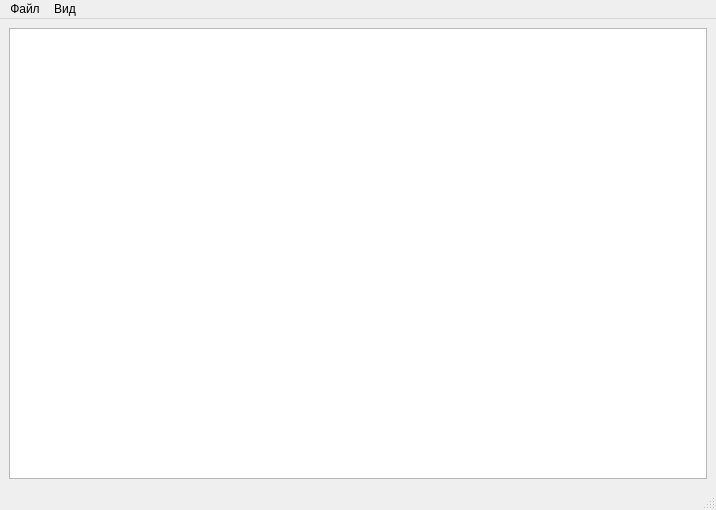
<?xml version="1.0" encoding="UTF-8"?>
<ui version="4.0">
 <class>MainWindow</class>
 <widget class="QMainWindow" name="MainWindow">
  <property name="geometry">
   <rect>
    <x>0</x>
    <y>0</y>
    <width>716</width>
    <height>510</height>
   </rect>
  </property>
  <property name="windowTitle">
   <string>Безымянный - Блокнот</string>
  </property>
  <widget class="QWidget" name="centralwidget">
   <property name="enabled">
    <bool>true</bool>
   </property>
   <property name="sizePolicy">
    <sizepolicy hsizetype="Expanding" vsizetype="Expanding">
     <horstretch>0</horstretch>
     <verstretch>0</verstretch>
    </sizepolicy>
   </property>
   <layout class="QGridLayout" name="gridLayout">
    <item row="0" column="0">
     <widget class="QTextEdit" name="textEdit">
      <property name="sizePolicy">
       <sizepolicy hsizetype="Expanding" vsizetype="Expanding">
        <horstretch>0</horstretch>
        <verstretch>0</verstretch>
       </sizepolicy>
      </property>
      <property name="maximumSize">
       <size>
        <width>16777215</width>
        <height>16777215</height>
       </size>
      </property>
     </widget>
    </item>
   </layout>
  </widget>
  <widget class="QMenuBar" name="menubar">
   <property name="geometry">
    <rect>
     <x>0</x>
     <y>0</y>
     <width>716</width>
     <height>21</height>
    </rect>
   </property>
   <widget class="QMenu" name="menu">
    <property name="title">
     <string>Файл</string>
    </property>
    <addaction name="separator"/>
    <addaction name="action_newwindow"/>
    <addaction name="action_newfile"/>
    <addaction name="action_openfile"/>
    <addaction name="action_savefile"/>
    <addaction name="action_savefileas"/>
    <addaction name="separator"/>
    <addaction name="action_exit"/>
   </widget>
   <widget class="QMenu" name="menu_2">
    <property name="title">
     <string>Вид</string>
    </property>
    <addaction name="action_zoomin"/>
    <addaction name="action_zoomout"/>
    <addaction name="action_reset"/>
   </widget>
   <addaction name="menu"/>
   <addaction name="menu_2"/>
  </widget>
  <widget class="QStatusBar" name="statusbar"/>
  <action name="action_newfile">
   <property name="text">
    <string>Новый</string>
   </property>
  </action>
  <action name="action_openfile">
   <property name="text">
    <string>Открыть</string>
   </property>
  </action>
  <action name="action_savefile">
   <property name="text">
    <string>Сохранить</string>
   </property>
  </action>
  <action name="action_savefileas">
   <property name="text">
    <string>Сохранить как</string>
   </property>
  </action>
  <action name="action_zoomin">
   <property name="text">
    <string>Увеличить шрифт</string>
   </property>
  </action>
  <action name="action_zoomout">
   <property name="text">
    <string>Уменьшить шрифт</string>
   </property>
  </action>
  <action name="action_reset">
   <property name="text">
    <string>Сбросить</string>
   </property>
  </action>
  <action name="action_newwindow">
   <property name="text">
    <string>Новое окно</string>
   </property>
  </action>
  <action name="action_exit">
   <property name="text">
    <string>Выход</string>
   </property>
  </action>
 </widget>
 <resources/>
 <connections/>
</ui>
